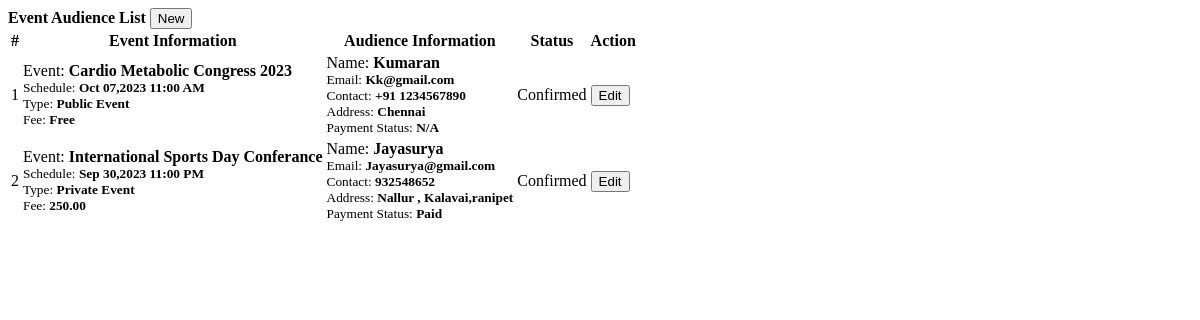
/admin/audience.php, run on the app's committed database.
### tables this page shows
CREATE TABLE `audience` (
  `id` int(11) NOT NULL,
  `name` text NOT NULL,
  `contact` varchar(50) NOT NULL,
  `email` varchar(100) NOT NULL,
  `address` text NOT NULL,
  `event_id` int(30) NOT NULL,
  `payment_status` tinyint(1) NOT NULL DEFAULT 0 COMMENT '0= pending, 1 =Paid',
  `attendance_status` tinyint(1) NOT NULL DEFAULT 0 COMMENT '1= present',
  `status` tinyint(1) NOT NULL DEFAULT 0 COMMENT '0 = for verification,  1 = confirmed,2= declined',
  `date_created` datetime NOT NULL DEFAULT current_timestamp()
);

CREATE TABLE `events` (
  `id` int(30) NOT NULL,
  `venue_id` int(30) NOT NULL,
  `event` text NOT NULL,
  `description` text NOT NULL,
  `schedule` datetime NOT NULL,
  `type` tinyint(1) NOT NULL DEFAULT 1 COMMENT '1=Public, 2-Private',
  `audience_capacity` int(30) NOT NULL,
  `payment_type` tinyint(1) NOT NULL DEFAULT 1 COMMENT '1=Free,payable',
  `amount` double NOT NULL DEFAULT 0,
  `banner` text NOT NULL,
  `date_created` datetime NOT NULL
);

### admin/audience.php (the view, shortened to what this page needs)
<?php include('db_connect.php');?>
<div class="container-fluid">
	<div class="col-lg-12">
		<div class="row">
			<div class="col-md-12">
				<div class="card">
					<div class="card-header">
						<b>Event Audience List</b>
						<span class="">
							<button class="btn btn-primary btn-block btn-sm col-sm-2 float-right" type="button" id="new_register">
					<i class="fa fa-plus"></i> New</button>
				</span>
					</div>
					<div class="card-body">
						<table class="table table-bordered table-condensed table-hover">
							<thead>
								<tr>
									<th class="text-center">#</th>
									<th class="">Event Information</th>
									<th class="">Audience Information</th>
									<th class="">Status</th>
									<th class="text-center">Action</th>
								</tr>
							</thead>
							<tbody>
								<?php
								$i = 1;
								$registering = $conn->query("SELECT a.*,e.event,e.payment_type,e.type,e.amount,e.schedule from audience a inner join events e on e.id = a.event_id");
								while($row=$registering->fetch_assoc()):
								?>
								<tr>
									<td class="text-center"><?php echo $i++ ?></td>
									<td class="">
										 <p>Event: <b><?php echo ucwords($row['event']) ?></b></p>
										 <p><small>Schedule: <b><?php echo date("M d,Y h:i A",strtotime($row['schedule'])) ?></b></small></p>
										 <p><small>Type: <b><?php echo $row['type']  == 1 ? "Public Event" : "Private Event" ?></small></b></p>
										 <p><small>Fee: <b><?php echo $row['payment_type']  == 1 ? "Free" : number_format($row['amount'],2) ?></small></b></p>
									</td>
									<td class="">
										 <p>Name: <b><?php echo  ucwords($row['name']) ?></b></p>
										 <p><small>Email: <b><?php echo  ucwords($row['email']) ?></b></small></p>
										 <p><small>Contact: <b><?php echo  ucwords($row['contact']) ?></b></small></p>
										 <p><small>Address: <b><?php echo  ucwords($row['address']) ?></b></small></p>
										 <p><small>Payment Status: <b><?php echo $row['payment_type']  == 1 ? "N/A" : ($row['payment_status'] == 1 ? "Paid" : "Unpaid") ?></small></b></p>
									</td>
									<td class="text-center">
										 <?php if($row['status'] == 0): ?>
										 	<span class="badge badge-secondary">For Verification</span>
										 <?php elseif($row['status'] == 1): ?>
										 	<span class="badge badge-primary">Confirmed</span>
										<?php elseif($row['status'] == 2): ?>
										 	<span class="badge badge-danger">Cancelled</span>
										 <?php endif; ?>
									</td>
									<td class="text-center">
										<button class="btn btn-sm btn-outline-primary edit_register" type="button" data-id="<?php echo $row['id'] ?>" >Edit</button>
									</td>
								</tr>
								<?php endwhile; ?>
							</tbody>
						</table>
					</div>
				</div>
			</div>
		</div>
	</div>
</div>

### admin/audience.php (style rules this page uses)
td { vertical-align: middle !important; }
td p { margin: unset }

### data on the page
audience: event.event "Cardio Metabolic Congress 2023", event.schedule "Oct 07,2023 11:00 AM", shows "Public Event", shows "Free", name "Kumaran", email "Kk@gmail.com", contact "+91 1234567890", address "Chennai", shows "N/A", status "Confirmed"
audience: event.event "International Sports Day Conferance", event.schedule "Sep 30,2023 11:00 PM", shows "Private Event", event.amount "250.00", name "Jayasurya", email "Jayasurya@gmail.com", contact "932548652", address "Nallur , Kalavai,ranipet", payment_status "Paid", status "Confirmed"
